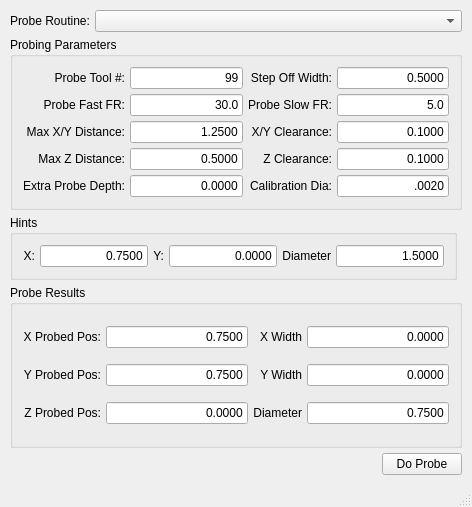
<?xml version="1.0" encoding="UTF-8"?>
<ui version="4.0">
 <class>MainWindow</class>
 <widget class="QMainWindow" name="MainWindow">
  <property name="geometry">
   <rect>
    <x>0</x>
    <y>0</y>
    <width>472</width>
    <height>507</height>
   </rect>
  </property>
  <property name="windowTitle">
   <string>TurboProbe</string>
  </property>
  <widget class="QWidget" name="centralwidget">
   <layout class="QVBoxLayout" name="verticalLayout">
    <property name="spacing">
     <number>5</number>
    </property>
    <property name="leftMargin">
     <number>10</number>
    </property>
    <property name="topMargin">
     <number>10</number>
    </property>
    <property name="rightMargin">
     <number>10</number>
    </property>
    <property name="bottomMargin">
     <number>10</number>
    </property>
    <item>
     <layout class="QHBoxLayout" name="horizontalLayout_7">
      <item>
       <widget class="QLabel" name="label">
        <property name="text">
         <string>Probe Routine:</string>
        </property>
       </widget>
      </item>
      <item>
       <widget class="QComboBox" name="subComboBox">
        <property name="sizePolicy">
         <sizepolicy hsizetype="Expanding" vsizetype="Fixed">
          <horstretch>0</horstretch>
          <verstretch>0</verstretch>
         </sizepolicy>
        </property>
       </widget>
      </item>
     </layout>
    </item>
    <item>
     <widget class="QGroupBox" name="groupBox">
      <property name="sizePolicy">
       <sizepolicy hsizetype="Minimum" vsizetype="Minimum">
        <horstretch>0</horstretch>
        <verstretch>0</verstretch>
       </sizepolicy>
      </property>
      <property name="title">
       <string>Probing Parameters</string>
      </property>
      <layout class="QHBoxLayout" name="horizontalLayout">
       <property name="spacing">
        <number>5</number>
       </property>
       <property name="leftMargin">
        <number>10</number>
       </property>
       <property name="topMargin">
        <number>10</number>
       </property>
       <property name="rightMargin">
        <number>10</number>
       </property>
       <property name="bottomMargin">
        <number>10</number>
       </property>
       <item>
        <layout class="QGridLayout" name="gridLayout">
         <item row="1" column="1">
          <widget class="QLabel" name="label_5">
           <property name="text">
            <string>Probe Fast FR:</string>
           </property>
           <property name="alignment">
            <set>Qt::AlignRight|Qt::AlignTrailing|Qt::AlignVCenter</set>
           </property>
          </widget>
         </item>
         <item row="7" column="1">
          <widget class="QLabel" name="label_12">
           <property name="text">
            <string>Extra Probe Depth:</string>
           </property>
           <property name="alignment">
            <set>Qt::AlignRight|Qt::AlignTrailing|Qt::AlignVCenter</set>
           </property>
          </widget>
         </item>
         <item row="3" column="4">
          <widget class="QLineEdit" name="xy_clearance">
           <property name="text">
            <string>0.1000</string>
           </property>
           <property name="alignment">
            <set>Qt::AlignRight|Qt::AlignTrailing|Qt::AlignVCenter</set>
           </property>
          </widget>
         </item>
         <item row="6" column="2">
          <widget class="QLineEdit" name="max_z_distance">
           <property name="text">
            <string>0.5000</string>
           </property>
           <property name="alignment">
            <set>Qt::AlignRight|Qt::AlignTrailing|Qt::AlignVCenter</set>
           </property>
          </widget>
         </item>
         <item row="0" column="1">
          <widget class="QLabel" name="label_3">
           <property name="text">
            <string>Probe Tool #:</string>
           </property>
           <property name="alignment">
            <set>Qt::AlignRight|Qt::AlignTrailing|Qt::AlignVCenter</set>
           </property>
          </widget>
         </item>
         <item row="1" column="2">
          <widget class="QLineEdit" name="probe_fast_fr">
           <property name="inputMask">
            <string/>
           </property>
           <property name="text">
            <string>30.0</string>
           </property>
           <property name="alignment">
            <set>Qt::AlignRight|Qt::AlignTrailing|Qt::AlignVCenter</set>
           </property>
          </widget>
         </item>
         <item row="3" column="1">
          <widget class="QLabel" name="label_7">
           <property name="text">
            <string>Max X/Y Distance:</string>
           </property>
           <property name="alignment">
            <set>Qt::AlignRight|Qt::AlignTrailing|Qt::AlignVCenter</set>
           </property>
          </widget>
         </item>
         <item row="0" column="3">
          <widget class="QLabel" name="label_4">
           <property name="text">
            <string>Step Off Width:</string>
           </property>
           <property name="alignment">
            <set>Qt::AlignRight|Qt::AlignTrailing|Qt::AlignVCenter</set>
           </property>
          </widget>
         </item>
         <item row="0" column="2">
          <widget class="QLineEdit" name="probe_tool">
           <property name="text">
            <string>99</string>
           </property>
           <property name="alignment">
            <set>Qt::AlignRight|Qt::AlignTrailing|Qt::AlignVCenter</set>
           </property>
          </widget>
         </item>
         <item row="7" column="3">
          <widget class="QLabel" name="label_11">
           <property name="text">
            <string>Calibration Dia:</string>
           </property>
           <property name="alignment">
            <set>Qt::AlignRight|Qt::AlignTrailing|Qt::AlignVCenter</set>
           </property>
          </widget>
         </item>
         <item row="1" column="3">
          <widget class="QLabel" name="label_6">
           <property name="text">
            <string>Probe Slow FR:</string>
           </property>
           <property name="alignment">
            <set>Qt::AlignRight|Qt::AlignTrailing|Qt::AlignVCenter</set>
           </property>
          </widget>
         </item>
         <item row="3" column="2">
          <widget class="QLineEdit" name="max_xy_distance">
           <property name="text">
            <string>1.2500</string>
           </property>
           <property name="alignment">
            <set>Qt::AlignRight|Qt::AlignTrailing|Qt::AlignVCenter</set>
           </property>
          </widget>
         </item>
         <item row="7" column="2">
          <widget class="QLineEdit" name="extra_probe_depth">
           <property name="text">
            <string>0.0000</string>
           </property>
           <property name="alignment">
            <set>Qt::AlignRight|Qt::AlignTrailing|Qt::AlignVCenter</set>
           </property>
          </widget>
         </item>
         <item row="6" column="1">
          <widget class="QLabel" name="label_10">
           <property name="text">
            <string>Max Z Distance:</string>
           </property>
           <property name="alignment">
            <set>Qt::AlignRight|Qt::AlignTrailing|Qt::AlignVCenter</set>
           </property>
          </widget>
         </item>
         <item row="7" column="4">
          <widget class="QLineEdit" name="calibration_dia">
           <property name="text">
            <string>.0020</string>
           </property>
           <property name="alignment">
            <set>Qt::AlignRight|Qt::AlignTrailing|Qt::AlignVCenter</set>
           </property>
          </widget>
         </item>
         <item row="0" column="4">
          <widget class="QLineEdit" name="step_off_width">
           <property name="text">
            <string>0.5000</string>
           </property>
           <property name="alignment">
            <set>Qt::AlignRight|Qt::AlignTrailing|Qt::AlignVCenter</set>
           </property>
          </widget>
         </item>
         <item row="6" column="3">
          <widget class="QLabel" name="label_9">
           <property name="text">
            <string>Z Clearance:</string>
           </property>
           <property name="alignment">
            <set>Qt::AlignRight|Qt::AlignTrailing|Qt::AlignVCenter</set>
           </property>
          </widget>
         </item>
         <item row="3" column="3">
          <widget class="QLabel" name="label_8">
           <property name="text">
            <string>X/Y Clearance:</string>
           </property>
           <property name="alignment">
            <set>Qt::AlignRight|Qt::AlignTrailing|Qt::AlignVCenter</set>
           </property>
          </widget>
         </item>
         <item row="6" column="4">
          <widget class="QLineEdit" name="z_clearance">
           <property name="text">
            <string>0.1000</string>
           </property>
           <property name="alignment">
            <set>Qt::AlignRight|Qt::AlignTrailing|Qt::AlignVCenter</set>
           </property>
          </widget>
         </item>
         <item row="1" column="4">
          <widget class="QLineEdit" name="probe_slow_fr">
           <property name="text">
            <string>5.0</string>
           </property>
           <property name="alignment">
            <set>Qt::AlignRight|Qt::AlignTrailing|Qt::AlignVCenter</set>
           </property>
          </widget>
         </item>
        </layout>
       </item>
      </layout>
     </widget>
    </item>
    <item>
     <widget class="QGroupBox" name="groupBox_3">
      <property name="title">
       <string>Hints</string>
      </property>
      <layout class="QGridLayout" name="gridLayout_3">
       <property name="sizeConstraint">
        <enum>QLayout::SetFixedSize</enum>
       </property>
       <property name="leftMargin">
        <number>10</number>
       </property>
       <property name="topMargin">
        <number>10</number>
       </property>
       <property name="rightMargin">
        <number>10</number>
       </property>
       <property name="bottomMargin">
        <number>10</number>
       </property>
       <property name="spacing">
        <number>5</number>
       </property>
       <item row="0" column="3">
        <widget class="QLineEdit" name="y_hint">
         <property name="text">
          <string>0.0000</string>
         </property>
         <property name="alignment">
          <set>Qt::AlignRight|Qt::AlignTrailing|Qt::AlignVCenter</set>
         </property>
        </widget>
       </item>
       <item row="0" column="0">
        <widget class="QLabel" name="label_19">
         <property name="text">
          <string>X:</string>
         </property>
         <property name="alignment">
          <set>Qt::AlignRight|Qt::AlignTrailing|Qt::AlignVCenter</set>
         </property>
        </widget>
       </item>
       <item row="0" column="1">
        <widget class="QLineEdit" name="x_hint">
         <property name="text">
          <string>0.7500</string>
         </property>
         <property name="alignment">
          <set>Qt::AlignRight|Qt::AlignTrailing|Qt::AlignVCenter</set>
         </property>
        </widget>
       </item>
       <item row="0" column="2">
        <widget class="QLabel" name="label_20">
         <property name="text">
          <string>Y:</string>
         </property>
         <property name="alignment">
          <set>Qt::AlignRight|Qt::AlignTrailing|Qt::AlignVCenter</set>
         </property>
        </widget>
       </item>
       <item row="0" column="4">
        <widget class="QLabel" name="label_21">
         <property name="text">
          <string>Diameter</string>
         </property>
         <property name="alignment">
          <set>Qt::AlignRight|Qt::AlignTrailing|Qt::AlignVCenter</set>
         </property>
        </widget>
       </item>
       <item row="0" column="5">
        <widget class="QLineEdit" name="diameter_hint">
         <property name="text">
          <string>1.5000</string>
         </property>
         <property name="alignment">
          <set>Qt::AlignRight|Qt::AlignTrailing|Qt::AlignVCenter</set>
         </property>
        </widget>
       </item>
      </layout>
     </widget>
    </item>
    <item>
     <widget class="QGroupBox" name="groupBox_2">
      <property name="title">
       <string>Probe Results</string>
      </property>
      <layout class="QGridLayout" name="gridLayout_2">
       <property name="leftMargin">
        <number>10</number>
       </property>
       <property name="topMargin">
        <number>10</number>
       </property>
       <property name="rightMargin">
        <number>10</number>
       </property>
       <property name="bottomMargin">
        <number>10</number>
       </property>
       <property name="spacing">
        <number>5</number>
       </property>
       <item row="0" column="0">
        <widget class="QLabel" name="label_14">
         <property name="frameShape">
          <enum>QFrame::NoFrame</enum>
         </property>
         <property name="text">
          <string>X Probed Pos:</string>
         </property>
         <property name="alignment">
          <set>Qt::AlignRight|Qt::AlignTrailing|Qt::AlignVCenter</set>
         </property>
        </widget>
       </item>
       <item row="0" column="1">
        <widget class="QLineEdit" name="x_probed_pos">
         <property name="text">
          <string>0.7500</string>
         </property>
         <property name="alignment">
          <set>Qt::AlignRight|Qt::AlignTrailing|Qt::AlignVCenter</set>
         </property>
         <property name="readOnly">
          <bool>true</bool>
         </property>
        </widget>
       </item>
       <item row="0" column="2">
        <widget class="QLabel" name="label_13">
         <property name="text">
          <string>X Width</string>
         </property>
         <property name="alignment">
          <set>Qt::AlignRight|Qt::AlignTrailing|Qt::AlignVCenter</set>
         </property>
        </widget>
       </item>
       <item row="0" column="3">
        <widget class="QLineEdit" name="x_probed_width">
         <property name="text">
          <string>0.0000</string>
         </property>
         <property name="alignment">
          <set>Qt::AlignRight|Qt::AlignTrailing|Qt::AlignVCenter</set>
         </property>
         <property name="readOnly">
          <bool>true</bool>
         </property>
        </widget>
       </item>
       <item row="1" column="0">
        <widget class="QLabel" name="label_16">
         <property name="text">
          <string>Y Probed Pos:</string>
         </property>
         <property name="alignment">
          <set>Qt::AlignRight|Qt::AlignTrailing|Qt::AlignVCenter</set>
         </property>
        </widget>
       </item>
       <item row="1" column="1">
        <widget class="QLineEdit" name="y_probed_pos">
         <property name="text">
          <string>0.7500</string>
         </property>
         <property name="alignment">
          <set>Qt::AlignRight|Qt::AlignTrailing|Qt::AlignVCenter</set>
         </property>
         <property name="readOnly">
          <bool>true</bool>
         </property>
        </widget>
       </item>
       <item row="1" column="2">
        <widget class="QLabel" name="label_15">
         <property name="text">
          <string>Y Width</string>
         </property>
         <property name="alignment">
          <set>Qt::AlignRight|Qt::AlignTrailing|Qt::AlignVCenter</set>
         </property>
        </widget>
       </item>
       <item row="1" column="3">
        <widget class="QLineEdit" name="y_probed_width">
         <property name="text">
          <string>0.0000</string>
         </property>
         <property name="alignment">
          <set>Qt::AlignRight|Qt::AlignTrailing|Qt::AlignVCenter</set>
         </property>
         <property name="readOnly">
          <bool>true</bool>
         </property>
        </widget>
       </item>
       <item row="2" column="0">
        <widget class="QLabel" name="label_18">
         <property name="text">
          <string>Z Probed Pos:</string>
         </property>
         <property name="alignment">
          <set>Qt::AlignRight|Qt::AlignTrailing|Qt::AlignVCenter</set>
         </property>
        </widget>
       </item>
       <item row="2" column="1">
        <widget class="QLineEdit" name="z_probed_pos">
         <property name="text">
          <string>0.0000</string>
         </property>
         <property name="alignment">
          <set>Qt::AlignRight|Qt::AlignTrailing|Qt::AlignVCenter</set>
         </property>
         <property name="readOnly">
          <bool>true</bool>
         </property>
        </widget>
       </item>
       <item row="2" column="2">
        <widget class="QLabel" name="label_17">
         <property name="text">
          <string>Diameter</string>
         </property>
         <property name="alignment">
          <set>Qt::AlignRight|Qt::AlignTrailing|Qt::AlignVCenter</set>
         </property>
        </widget>
       </item>
       <item row="2" column="3">
        <widget class="QLineEdit" name="probed_diameter">
         <property name="text">
          <string>0.7500</string>
         </property>
         <property name="alignment">
          <set>Qt::AlignRight|Qt::AlignTrailing|Qt::AlignVCenter</set>
         </property>
         <property name="readOnly">
          <bool>true</bool>
         </property>
        </widget>
       </item>
      </layout>
     </widget>
    </item>
    <item>
     <layout class="QHBoxLayout" name="horizontalLayout_8">
      <item>
       <spacer name="horizontalSpacer">
        <property name="orientation">
         <enum>Qt::Horizontal</enum>
        </property>
        <property name="sizeHint" stdset="0">
         <size>
          <width>615</width>
          <height>14</height>
         </size>
        </property>
       </spacer>
      </item>
      <item>
       <widget class="QPushButton" name="callSubButton">
        <property name="text">
         <string>Do Probe</string>
        </property>
       </widget>
      </item>
     </layout>
    </item>
   </layout>
  </widget>
  <widget class="QMenuBar" name="menubar">
   <property name="geometry">
    <rect>
     <x>0</x>
     <y>0</y>
     <width>472</width>
     <height>20</height>
    </rect>
   </property>
  </widget>
  <widget class="QStatusBar" name="statusBar"/>
 </widget>
 <tabstops>
  <tabstop>probe_tool</tabstop>
  <tabstop>step_off_width</tabstop>
  <tabstop>probe_fast_fr</tabstop>
  <tabstop>probe_slow_fr</tabstop>
  <tabstop>max_xy_distance</tabstop>
  <tabstop>xy_clearance</tabstop>
  <tabstop>max_z_distance</tabstop>
  <tabstop>z_clearance</tabstop>
  <tabstop>extra_probe_depth</tabstop>
  <tabstop>calibration_dia</tabstop>
  <tabstop>callSubButton</tabstop>
  <tabstop>x_probed_pos</tabstop>
  <tabstop>subComboBox</tabstop>
  <tabstop>y_probed_pos</tabstop>
  <tabstop>probed_diameter</tabstop>
  <tabstop>z_probed_pos</tabstop>
  <tabstop>x_probed_width</tabstop>
  <tabstop>y_probed_width</tabstop>
 </tabstops>
 <resources/>
 <connections/>
</ui>
